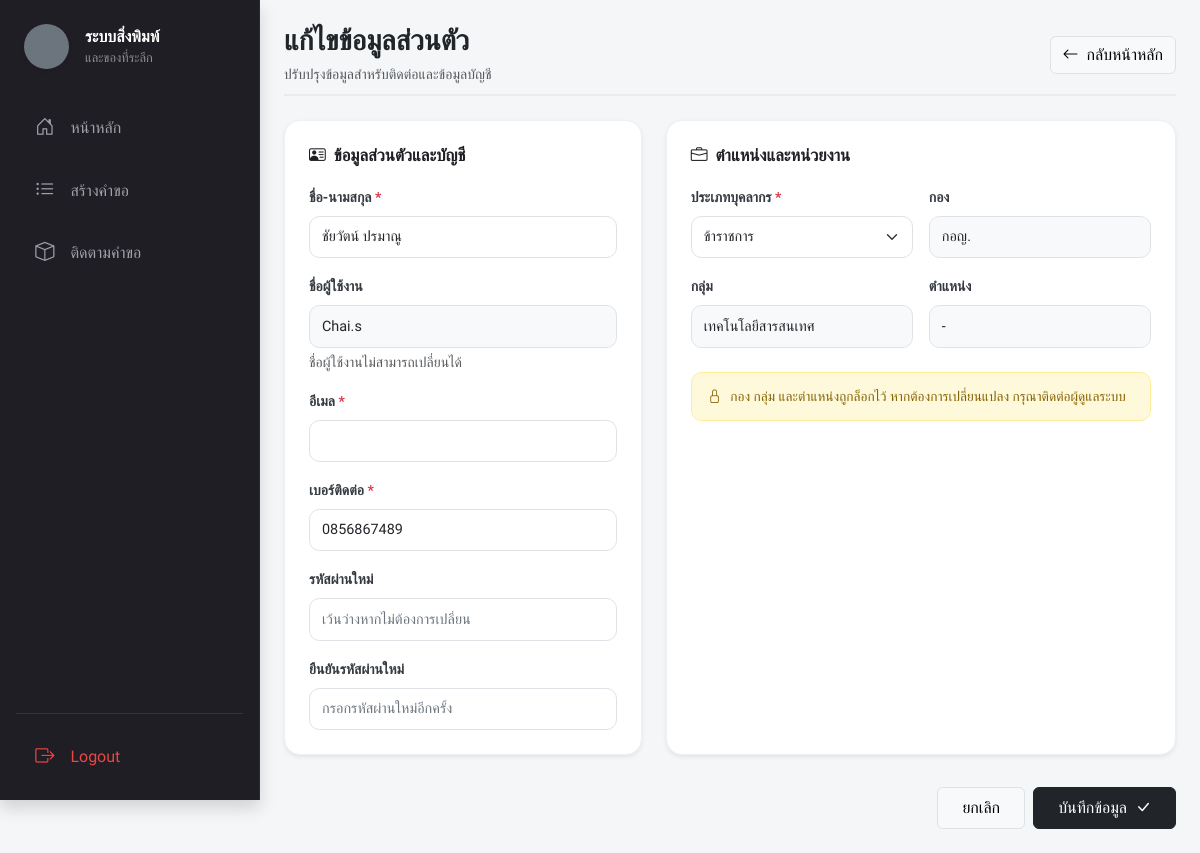
Page /index.php?page=profile (signed in) on the committed database.
### tables this page shows
CREATE TABLE `users` (
  `user_id` int(11) NOT NULL,
  `username` varchar(50) NOT NULL,
  `password` varchar(255) NOT NULL,
  `full_name` varchar(100) DEFAULT NULL,
  `email` varchar(150) DEFAULT NULL,
  `department_id` int(11) DEFAULT NULL,
  `sub_department_id` int(11) DEFAULT NULL,
  `employment_type_id` int(11) DEFAULT NULL,
  `position` varchar(100) DEFAULT NULL,
  `phone_number` varchar(20) DEFAULT NULL,
  `role` varchar(20) DEFAULT 'User'
);

CREATE TABLE `employment_types` (
  `employment_type_id` int(11) NOT NULL,
  `type_name` varchar(100) NOT NULL
);

CREATE TABLE `departments` (
  `department_id` int(11) NOT NULL,
  `department_name` varchar(100) DEFAULT NULL
);

CREATE TABLE `sub_departments` (
  `sub_department_id` int(11) NOT NULL,
  `department_id` int(11) NOT NULL,
  `sub_department_name` varchar(100) NOT NULL
);

### views/user/profile.php (the view, shortened to what this page needs)
<?php
$stmt = $pdo->prepare('
    SELECT u.*, d.department_name, sd.sub_department_name, et.type_name
    FROM users u
    LEFT JOIN departments d ON u.department_id = d.department_id
    LEFT JOIN sub_departments sd ON u.sub_department_id = sd.sub_department_id
    LEFT JOIN employment_types et ON u.employment_type_id = et.employment_type_id
    WHERE u.user_id = ?
');
$stmt->execute([$_SESSION['user_id']]);
$user = $stmt->fetch();
$employmentTypes = $pdo->query('SELECT employment_type_id, type_name FROM employment_types ORDER BY type_name')->fetchAll();
$old = $_SESSION['profile_old'] ?? [];
?>
<div class="d-flex justify-content-between align-items-center mb-4 pb-2" style="border-bottom: 2px solid #e9ecef;">
    <div>
        <h3 class="fw-bolder mb-1 text-dark">แก้ไขข้อมูลส่วนตัว</h3>
        <span class="text-muted small">ปรับปรุงข้อมูลสำหรับติดต่อและข้อมูลบัญชี</span>
    </div>
    <a href="index.php?page=home" class="btn btn-light border"><i class="bi bi-arrow-left me-1"></i> กลับหน้าหลัก</a>
</div>
<form action="actions/user/update_profile.php" method="POST" class="row g-4">
    <div class="col-lg-5">
        <div class="form-section h-100 bg-white shadow-sm">
            <h2><i class="bi bi-person-vcard"></i> ข้อมูลส่วนตัวและบัญชี</h2>
            <div class="mb-3">
                <label class="form-label" for="full_name">ชื่อ-นามสกุล <span class="text-danger">*</span></label>
                <input class="form-control" id="full_name" name="full_name" maxlength="100" value="<?= htmlspecialchars($old['full_name'] ?? $user['full_name']) ?>" required>
            </div>
            <div class="mb-3">
                <label class="form-label" for="username">ชื่อผู้ใช้งาน</label>
                <input class="form-control bg-light" id="username" value="<?= htmlspecialchars($user['username']) ?>" readonly>
                <div class="form-text">ชื่อผู้ใช้งานไม่สามารถเปลี่ยนได้</div>
            </div>
            <div class="mb-3">
                <label class="form-label" for="email">อีเมล <span class="text-danger">*</span></label>
                <input class="form-control" id="email" type="email" name="email" maxlength="150" value="<?= htmlspecialchars($old['email'] ?? $user['email']) ?>" required>
            </div>
            <div class="mb-3">
                <label class="form-label" for="phone_number">เบอร์ติดต่อ <span class="text-danger">*</span></label>
                <input class="form-control" id="phone_number" name="phone_number" maxlength="20" value="<?= htmlspecialchars($old['phone_number'] ?? $user['phone_number']) ?>" required>
            </div>
            <div class="mb-3">
                <label class="form-label" for="new_password">รหัสผ่านใหม่</label>
                <input class="form-control" id="new_password" type="password" name="new_password" minlength="8" placeholder="เว้นว่างหากไม่ต้องการเปลี่ยน">
            </div>
            <div>
                <label class="form-label" for="confirm_password">ยืนยันรหัสผ่านใหม่</label>
                <input class="form-control" id="confirm_password" type="password" name="confirm_password" minlength="8" placeholder="กรอกรหัสผ่านใหม่อีกครั้ง">
            </div>
        </div>
    </div>
    <div class="col-lg-7">
        <div class="form-section h-100 bg-white shadow-sm">
            <h2><i class="bi bi-briefcase"></i> ตำแหน่งและหน่วยงาน</h2>
            <div class="row g-3">
                <div class="col-md-6">
                    <label class="form-label" for="employment_type_id">ประเภทบุคลากร <span class="text-danger">*</span></label>
                    <select class="form-select" id="employment_type_id" name="employment_type_id" required>
                        <?php foreach ($employmentTypes as $type): ?>
                            <option value="<?= (int) $type['employment_type_id'] ?>" <?= (($old['employment_type_id'] ?? $user['employment_type_id']) == $type['employment_type_id']) ? 'selected' : '' ?>><?= htmlspecialchars($type['type_name']) ?></option>
                        <?php endforeach; ?>
                    </select>
                </div>
                <div class="col-md-6">
                    <label class="form-label" for="department">กอง</label>
                    <input class="form-control bg-light" id="department" value="<?= htmlspecialchars($user['department_name'] ?? '-') ?>" readonly>
                </div>
                <div class="col-md-6">
                    <label class="form-label" for="sub_department">กลุ่ม</label>
                    <input class="form-control bg-light" id="sub_department" value="<?= htmlspecialchars($user['sub_department_name'] ?? '-') ?>" readonly>
                </div>
                <div class="col-md-6">
                    <label class="form-label" for="position">ตำแหน่ง</label>
                    <input class="form-control bg-light" id="position" value="<?= htmlspecialchars($user['position'] ?? '-') ?>" readonly>
                </div>
            </div>
            <div class="form-note mt-4"><i class="bi bi-lock"></i> กอง กลุ่ม และตำแหน่งถูกล็อกไว้ หากต้องการเปลี่ยนแปลง กรุณาติดต่อผู้ดูแลระบบ</div>
        </div>
    </div>
    <div class="col-12 d-flex justify-content-end gap-2 pt-2">
        <a href="index.php?page=home" class="btn btn-light border px-4 py-2">ยกเลิก</a>
        <button class="btn btn-dark px-4 py-2" type="submit">บันทึกข้อมูล <i class="bi bi-check-lg ms-1"></i></button>
    </div>
</form>

### assets/css/style.css (style rules this page uses)
:root { --portal-ink: #1e1e24; --portal-yellow: #ffc107; --portal-surface: #f8f9fa; }
body { background: var(--portal-surface); }
.auth-form .form-label, .form-section .form-label { color: #343a40; font-size: 0.875rem; font-weight: 600; }
.form-section { padding: 1.5rem; border: 1px solid #eef0f3; border-radius: 1rem; background: #fafbfc; }
.form-section h2 { margin: 0 0 1.25rem; color: var(--portal-ink); font-size: 1.05rem; font-weight: 700; display: flex; align-items: center; gap: 0.5rem; }
.form-section .form-control, .form-section .form-select { min-height: 2.65rem; border-radius: 0.65rem; border: 1px solid #dee2e6; background-color: #fff; font-size: 0.9rem; }
.form-note { padding: 0.85rem 1rem; color: #856404; background: #fff9db; border: 1px solid #ffec99; border-radius: 0.65rem; font-size: 0.85rem; }
.form-note i { margin-right: 0.35rem; }

### includes/header.php (style rules this page uses)
body, .container-fluid, .card, .btn, table, input, select { font-family: 'Prompt', sans-serif !important; }
::placeholder { color: #6c757d !important; opacity: 1 !important; }

### rows in the picture
users: full_name "ชัยวัตน์ ปรมาณู", username "Chai.s", phone_number "0856867489", employment_type_id "ข้าราชการ", department.department_name "กอญ.", sub_department.sub_department_name "เทคโนโลยีสารสนเทศ", position "-"
